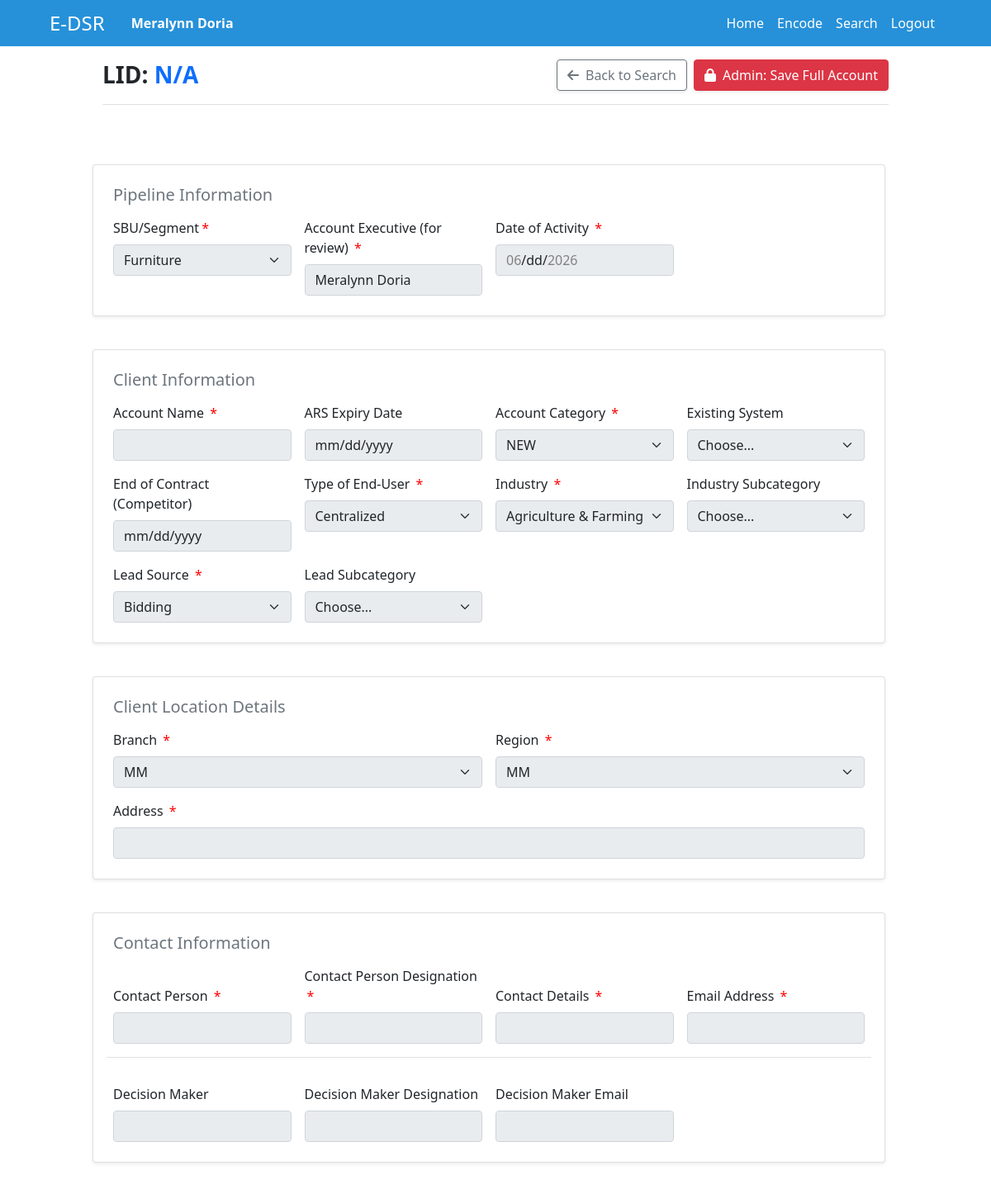
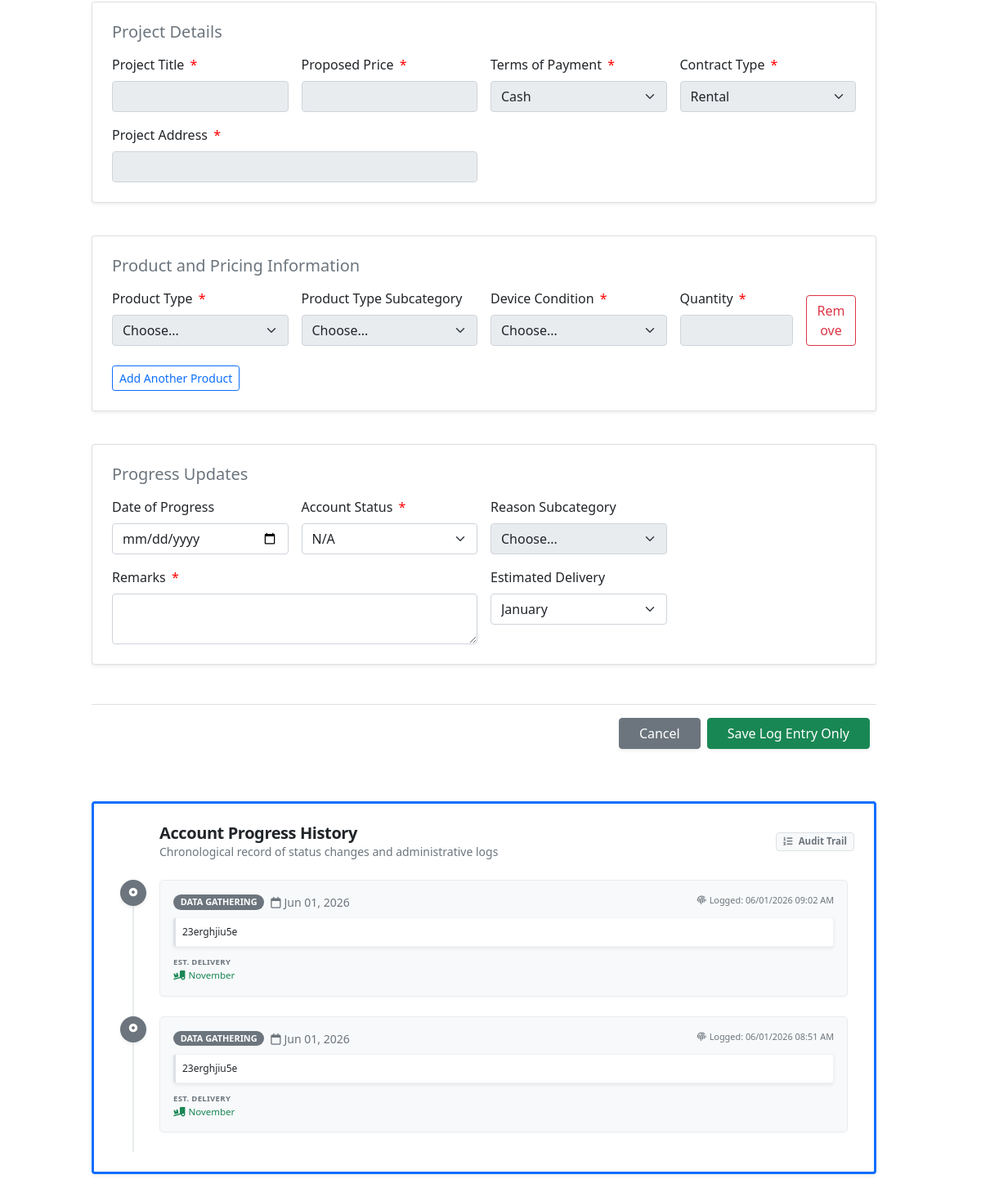
The page /pages/editEncode.php?id=35 (signed in) on the database its author committed (2 pictures, top to bottom).
### tables this page shows
CREATE TABLE `users` (
  `id` int(11) NOT NULL,
  `name` varchar(100) NOT NULL,
  `user_id` varchar(200) NOT NULL,
  `password` varchar(100) NOT NULL,
  `dept` varchar(200) NOT NULL,
  `category` varchar(100) NOT NULL,
  `log_at` datetime NOT NULL DEFAULT current_timestamp(),
  `pass_change` varchar(10) NOT NULL,
  `stat` varchar(100) NOT NULL,
  `branch` varchar(50) DEFAULT NULL,
  `authority` varchar(200) NOT NULL,
  `handled` varchar(200) NOT NULL,
  `is_download_restricted` tinyint(1) NOT NULL DEFAULT 0,
  `is_deleted` tinyint(1) NOT NULL DEFAULT 0
);

CREATE TABLE `encoded_logs` (
  `id` int(11) NOT NULL,
  `encodedID` int(11) NOT NULL,
  `progressDate` date DEFAULT NULL,
  `accountStatusID` int(11) DEFAULT NULL,
  `reasonSubcategoryID` int(11) DEFAULT NULL,
  `remarks` text DEFAULT NULL,
  `estimatedDelivery` varchar(100) DEFAULT NULL,
  `deliveryDate` date DEFAULT NULL,
  `contractEndDate` date DEFAULT NULL,
  `created_at` timestamp NOT NULL DEFAULT current_timestamp()
);

CREATE TABLE `categories` (
  `id` int(200) NOT NULL,
  `field` varchar(200) NOT NULL,
  `category_name` varchar(200) NOT NULL,
  `is_deleted` tinyint(1) NOT NULL DEFAULT 0
);

### pages/editEncode.php (the view, shortened to what the rows shown need)
<?php
    include ('../php/uploadFile.php');
    include ('../php/autoRedirect.php');
    include ('../php/userList.php');
    include ('../php/subcategoryList.php');
    $encodedMasterId = $row['id'] ?? $_GET['id'] ?? NULL;
?>
<!DOCTYPE html>
<html lang="en">
    <head>
        <link href="https://cdn.jsdelivr.net/npm/bootstrap@5.0.2/dist/css/bootstrap.min.css" rel="stylesheet" />
        <link rel="stylesheet" href="https://cdnjs.cloudflare.com/ajax/libs/font-awesome/6.5.1/css/all.min.css" />
        <link rel="stylesheet" href="/e-dsr/css/sidebar.css" />
        <link rel="stylesheet" href="/e-dsr/css/sidebar.css" />
    </head>
    <body>
        <?php include ('header.php'); ?>
                <div class="container-fluid">
                    <div class="row">
                        <main class="col-12 col-md-10 mx-auto px-4">
                            <div class="row py-3">
                                <form id="editEncodeForm" action="../php/editEncodeAccount.php" onsubmit="return isvalid()" method="POST" class="row g-3">
                            <div class="card p-4 shadow-sm mb-4">
                                <div class="row g-3">
                                    <div class="col-md-6 col-lg-4 col-xl-3">
                                        <label for="accountExecutive" class="form-label">Account Executive (for review) <span class="req">*</span></label>
                                        <?php
                                        $savedExecutive = $row['accExec'] ?? $row['accountExecutive'] ?? '';
                                        if (($category ?? '') === 'User') { ?>
                                            <input type="text" class="form-control" id="accountExecutive" name="accountExecutive"
                                                value="<?php echo htmlspecialchars(!empty($savedExecutive) ? $savedExecutive : ($name ?? '')); ?>" readonly required />
                                        <?php } else if (($category ?? '') === 'Manager') { ?>
                                            <select id="accountExecutive" name="accountExecutive" class="form-select" disabled required>
                                                <option value="" disabled>Choose Executive...</option>
                                                <?php
                                                if (!empty($userArrayManager)) {
                                                    foreach ($userArrayManager as $managerUser) {
                                                        $selected = ($managerUser['name'] === $savedExecutive) ? 'selected' : '';
                                                        echo '<option value="' . htmlspecialchars($managerUser['name']) . '" ' . $selected . '>' . htmlspecialchars($managerUser['name']) . '</option>';
                                                    }
                                                }
                                                ?>
                                            </select>
                                        <?php } ?>
                                    </div>
                                </div>
                            </div>
                            <div class="card p-4 shadow-sm mb-4 border-top border-primary border-3 bg-white">
                                <div class="progress-timeline-wrapper px-2" style="max-height: 480px; overflow-y: auto; position: relative;">
                                    <?php
                                    if (!empty($encodedMasterId)) {
                                        include('../php/db_conn.php');
                                        $historySql = "SELECT el.*, ac.category_name as status_name
                                                    FROM encoded_logs el
                                                    LEFT JOIN categories ac ON el.accountStatusID = ac.id
                                                    WHERE el.encodedID = '$encodedMasterId'
                                                    ORDER BY el.created_at DESC";
                                        $historyResult = mysqli_query($conn, $historySql);
                                        if ($historyResult && mysqli_num_rows($historyResult) > 0) {
                                            while ($log = mysqli_fetch_assoc($historyResult)) {
                                                $logDate = !empty($log['progressDate']) ? date('M d, Y', strtotime($log['progressDate'])) : 'N/A';
                                                $createdAt = !empty($log['created_at']) ? date('m/d/Y h:i A', strtotime($log['created_at'])) : 'N/A';
                                                if (!empty($log['status_name'])) {
                                                    $statusText = htmlspecialchars($log['status_name']);
                                                } elseif (!empty($log['accountStatusID'])) {
                                                    $statusText = "Status ID: " . htmlspecialchars($log['accountStatusID']);
                                                } else {
                                                    $statusText = "Unknown Status";
                                                }
                                                $remarks = !empty(trim($log['remarks'])) ? htmlspecialchars($log['remarks']) : '<em>No explicit remarks recorded.</em>';
                                                $statusBadgeClass = 'bg-secondary text-white';
                                                $timelineNodeColor = '#6c757d';
                                    ?>
                                                <div class="timeline-item d-flex mb-4" style="position: relative;">
                                                    <div class="timeline-line" style="position: absolute; left: 15px; top: 30px; bottom: -30px; width: 2px; background-color: #e9ecef; z-index: 1;"></div>
                                                    <div class="timeline-node rounded-circle shadow-sm d-flex align-items-center justify-content-center text-white"
                                                        style="width: 32px; height: 32px; background-color: <?php echo $timelineNodeColor; ?>; z-index: 2; flex-shrink: 0;">
                                                        <i class="fa-solid fa-circle-dot" style="font-size: 0.65rem;"></i>
                                                    </div>
                                                    <div class="timeline-content-card border rounded-3 p-3 ms-3 flex-grow-1 bg-light shadow-xs" style="border-color: #e9ecef !important;">
                                                        <div class="d-flex justify-content-between align-items-start flex-wrap gap-2 mb-2">
                                                            <div class="d-flex align-items-center gap-2">
                                                                <span class="badge rounded-pill fw-bold tracking-wide text-uppercase <?php echo $statusBadgeClass; ?>" style="font-size: 0.68rem; padding: 0.35em 0.8em;">
                                                                    <?php echo $statusText; ?>
                                                                </span>
                                                                <span class="text-secondary small fw-medium">
                                                                    <i class="fa-regular fa-calendar me-1"></i><?php echo $logDate; ?>
                                                                </span>
                                                            </div>
                                                            <small class="text-muted fw-normal" style="font-size: 0.68rem;">
                                                                <i class="fa-solid fa-fingerprint me-1"></i>Logged: <?php echo $createdAt; ?>
                                                            </small>
                                                        </div>
                                                        <div class="text-dark bg-white border rounded p-2 mb-2 small shadow-sm" style="font-size: 0.75rem; border-color: #f1f3f5 !important; border-left: 3px solid #dee2e6 !important;">
                                                            <?php echo $remarks; ?>
                                                        </div>
                                                        <div class="row g-2 pt-1">
                                                            <?php if (!empty(trim($log['estimatedDelivery'])) && $log['estimatedDelivery'] !== '0000-00-00' && strtolower(trim($log['estimatedDelivery'])) !== 'null'): ?>
                                                            <div class="col-6 col-md-4 col-xl-3">
                                                                <div class="text-muted text-uppercase" style="font-size: 0.60rem; font-weight: 700; letter-spacing: 0.03em;">Est. Delivery</div>
                                                                <div class="text-success fw-semibold" style="font-size: 0.72rem;">
                                                                    <i class="fa-solid fa-truck-loading me-1"></i><?php echo htmlspecialchars($log['estimatedDelivery']); ?>
                                                                </div>
                                                            </div>
                                                            <?php endif; ?>
                                                        </div>
                                                    </div>
                                                </div>
                                    <?php
                                            }
                                        } else {
                                            echo '<div class="text-center py-4 text-muted small"><i class="fa-solid fa-folder-open fs-4 d-block mb-2 text-black-50"></i>No historical progress log entries found.</div>';
                                        }
                                    }
                                    ?>
                                </div>
                            </div>
                        </form>
                    </div>
                </main>
            </div>
        </div>
    </body>
</html>

### pages/header.php (shortened to what the rows shown need)
<nav class="sticky-top navbar navbar-expand-lg navbar-dark bg px-lg-5">
    <div class="container-fluid">
        <div class="d-flex align-items-center">
            <span class="ms-3 text-white"><strong><?php echo $name; ?></strong></span>
        </div>
    </div>
</nav>

### rows shown on the page
users: name "Meralynn Doria", accountExecutive "Meralynn Doria"
encoded_logs: categories.category_name "DATA GATHERING", progressDate "Jun 01, 2026", created_at "06/01/2026 09:02 AM", remarks "23erghjiu5e", estimatedDelivery "November"
encoded_logs: categories.category_name "DATA GATHERING", progressDate "Jun 01, 2026", created_at "06/01/2026 08:51 AM", remarks "23erghjiu5e", estimatedDelivery "November"

### other values the page prints
$row['LID'] "N/A"
form field sbu "Furniture"
form field accountCategory "NEW"
form field endUserType "Centralized"
form field segment "Agriculture & Farming"
form field accountSource "Bidding"
form field branch1 "MM"
form field region1 "MM"
form field paymentTerms "Cash"
form field contractType "Rental"
form field accountStatus "N/A"
form field estimatedDelivery "January"
